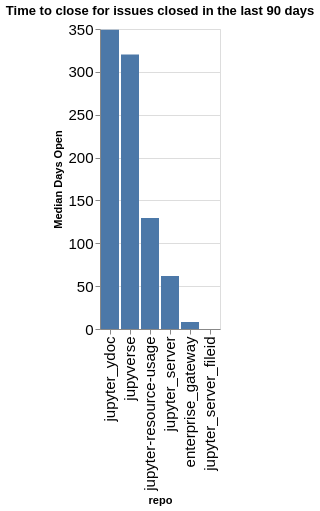

Notebook source saved alongside this figure:
### Code cell
time_open = closed.groupby(['org', 'repo']).agg({'time_open': 'median'}).reset_index()
time_open['time_open'] = time_open['time_open'] / (60 * 60 * 24)
time_open['org/repo'] = time_open.apply(lambda a: a['org'] + '/' + a['repo'], axis=1)
sorted_vals = time_open.sort_values(['org', 'time_open'], ascending=False)['repo'].values
alt.Chart(data=time_open, title=f"Time to close for issues closed in the last {n_days} days").mark_bar().encode(
    x=alt.X('repo', sort=alt.Sort(sorted_vals.tolist())),
    y=alt.Y('time_open', title="Median Days Open"),
)

### Figure 1 — Vega-Lite specification as saved in the notebook (floating-point values rounded to 4 significant figures)
{"config": {"axisLeft": {"labelFontSize": 15}, "axisBottom": {"labelFontSize": 15}}, "data": {"name": "data-65e0b12b78333e79851fa063ec8f4139"}, "mark": {"type": "bar"}, "encoding": {"x": {"field": "repo", "sort": ["jupyter_ydoc", "jupyverse", "jupyter-resource-usage", "jupyter_server", "enterprise_gateway", "jupyter_server_fileid"], "type": "nominal"}, "y": {"field": "time_open", "title": "Median Days Open", "type": "quantitative"}}, "title": "Time to close for issues closed in the last 90 days", "$schema": "https://vega.github.io/schema/vega-lite/v5.20.1.json", "datasets": {"data-65e0b12b78333e79851fa063ec8f4139": [{"org": "jupyter-server", "repo": "enterprise_gateway", "time_open": 8.189, "org/repo": "jupyter-server/enterprise_gateway"}, {"org": "jupyter-server", "repo": "jupyter-resource-usage", "time_open": 129.6, "org/repo": "jupyter-server/jupyter-resource-usage"}, {"org": "jupyter-server", "repo": "jupyter_server", "time_open": 61.92, "org/repo": "jupyter-server/jupyter_server"}, {"org": "jupyter-server", "repo": "jupyter_server_fileid", "time_open": 0.03341, "org/repo": "jupyter-server/jupyter_server_fileid"}, {"org": "jupyter-server", "repo": "jupyter_ydoc", "time_open": 349.0, "org/repo": "jupyter-server/jupyter_ydoc"}, {"org": "jupyter-server", "repo": "jupyverse", "time_open": 320.1, "org/repo": "jupyter-server/jupyverse"}]}}
